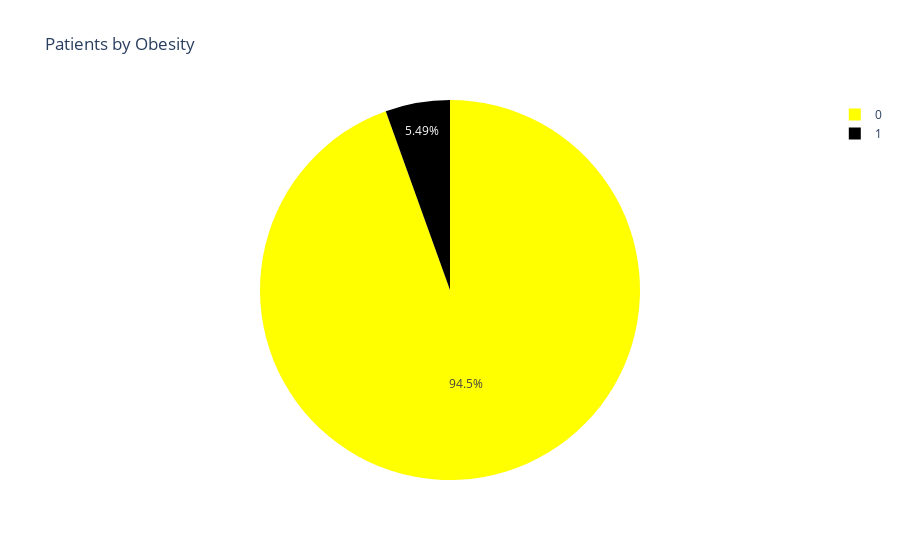

The notebook cell this image was saved under:
### Code cell
# patients by Obesity
import plotly.offline as pyo
labels = nd['endocr_02'].value_counts().index
values = nd['endocr_02'].value_counts().values

colors = ['yellow', 'black']

fig = {'data' : [{'type' : 'pie',
                  'name' : "Patients by Obesity: Pie chart",
                 'labels' : nd['endocr_02'].value_counts().index,
                 'values' : nd['endocr_02'].value_counts().values,
                 'direction' : 'clockwise',
                 'marker' : {'colors' : ['yellow', 'black']}}], 'layout' : {'title' : 'Patients by Obesity'}}

pyo.iplot(fig)

### Figure 1 — Plotly figure (JSON) as saved in the notebook; plotly's stock layout.template omitted (floating-point values rounded to 4 significant figures)
{"data": [{"direction": "clockwise", "labels": [0, 1], "marker": {"colors": ["yellow", "black"]}, "name": "Patients by Obesity: Pie chart", "type": "pie", "values": [1550, 90]}], "layout": {"autosize": true, "title": {"text": "Patients by Obesity"}}}
